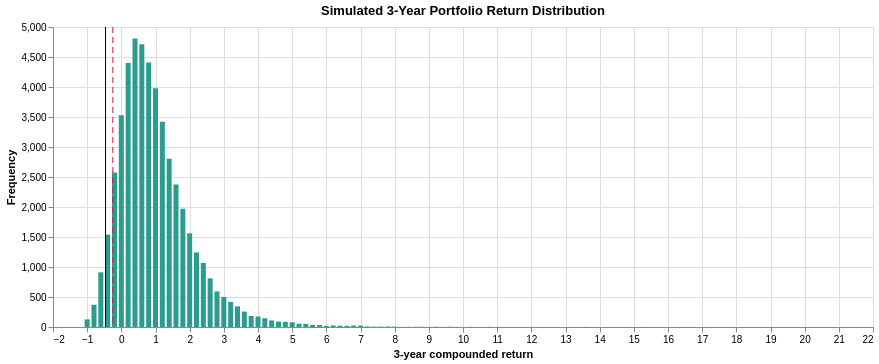

Write notebook code for a chart like this one.
### Code cell
distribution_chart_with_rules = distribution_chart + tail_rule + cvar_rule
distribution_chart_with_rules

### Figure 1 — Vega-Lite specification as saved in the notebook (floating-point values rounded to 4 significant figures; data arrays with more than 128 entries replaced by an {"elided": "..."} marker saying what was removed)
{"config": {"view": {"continuousWidth": 300, "continuousHeight": 300}}, "layer": [{"data": {"name": "data-87b0c4d8848d3711cc0787b2c0e9655a"}, "mark": {"type": "bar", "color": "#2a9d8f"}, "encoding": {"x": {"field": "bin", "title": "3-year compounded return", "type": "quantitative"}, "y": {"field": "count", "title": "Frequency", "type": "quantitative"}}, "title": "Simulated 3-Year Portfolio Return Distribution", "transform": [{"bin": {"maxbins": 150}, "field": "compounded_return", "as": "bin"}, {"aggregate": [{"op": "count", "as": "count"}], "groupby": ["bin"]}]}, {"data": {"name": "data-281a88a00ee1b2c969522d3bd0cdf31e"}, "mark": {"type": "rule", "color": "crimson", "strokeDash": [6, 4]}, "encoding": {"x": {"field": "x", "type": "quantitative"}}}, {"data": {"name": "data-f2d74d0918fd3c320a4fc91d1a20972c"}, "mark": {"type": "rule", "color": "black"}, "encoding": {"x": {"field": "x", "type": "quantitative"}}}], "height": 300, "width": 820, "$schema": "https://vega.github.io/schema/vega-lite/v6.4.1.json", "datasets": {"data-87b0c4d8848d3711cc0787b2c0e9655a": {"elided": "50000 records"}, "data-281a88a00ee1b2c969522d3bd0cdf31e": [{"x": -0.2492, "label": "VaR 5%"}], "data-f2d74d0918fd3c320a4fc91d1a20972c": [{"x": -0.4622, "label": "Tail Mean"}]}}
